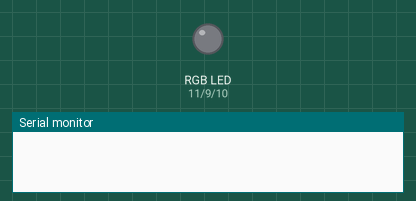
A sketch run on a simulated Arduino Uno, built with avr-gcc and run on an emulated ATmega328P. On the bench: an RGB LED mixed from three pins (HIGH = lit), the last lines printed to the serial monitor. Dim RGB values are drawn brighter than linear.

Above: at 0.05 s.
At 11.48 s:
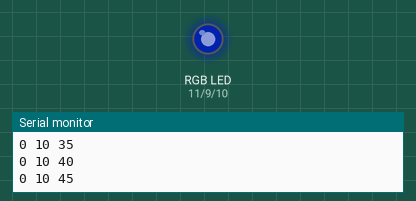
At 20.01 s:
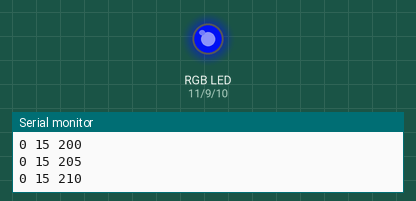
At 39.89 s:
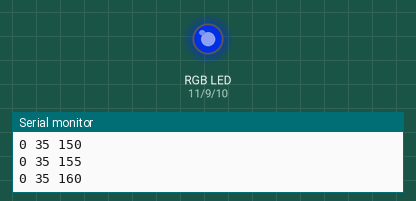
Timing chart, 0 to 40.0 s (numbered marks = the images above):
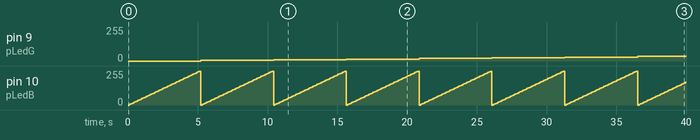

Measured:
- by itself, pin 9 (pLedG): moves from 0/255 to 35/255 over 31.3 s
- by itself, pin 10 (pLedB): ramps from 0/255 to 255/255 and jumps back, once every 5.2 s

The sketch:

mighty_tumelo_trug1.ino
```cpp
const int pLedR = 11, pLedG = 9, pLedB = 10;
void setup()
{
  pinMode(pLedR, OUTPUT);
  pinMode(pLedG, OUTPUT);
  pinMode(pLedB, OUTPUT);
  Serial.begin(9600);
}

void loop()
{
  int r, g, b;
  for(r = 0; r < 256; r+=5){
    for(g = 0; g < 256; g+=5){
      for(b = 0; b < 256; b+=5){
      	analogWrite(pLedR, r);
        analogWrite(pLedG, g);
        analogWrite(pLedB, b);
        delay(100);
        Serial.print(r);
        Serial.print(" ");
        Serial.print(g);
        Serial.print(" ");
        Serial.println(b);
      }
    }
  }
  delay(5000);
}
```
